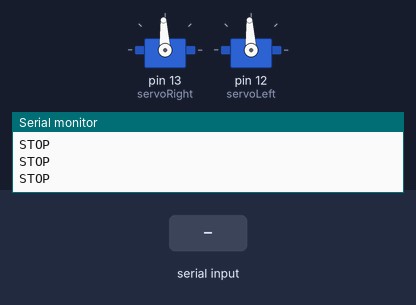
Bench run of a sketch on a simulated Arduino Uno, built with avr-gcc and run on an emulated ATmega328P. Shown: 2 × servo, the last lines printed to the serial monitor. The test bench sets the inputs (shaded band).

Above: at 1.2 s.
1.3 s: "w" received over Serial
At 2.1 s:
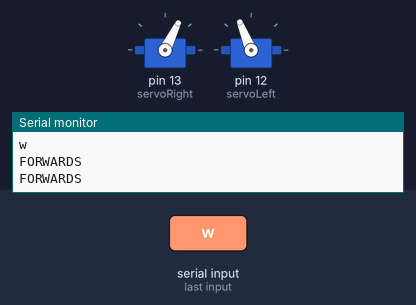
3.0 s: "a" received over Serial
At 3.3 s:
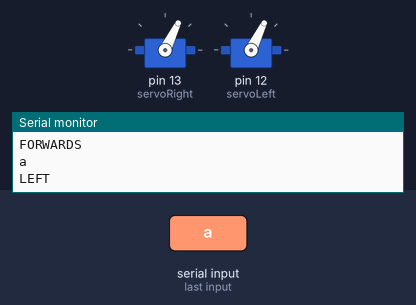
4.5 s: "s" received over Serial
At 5.6 s:
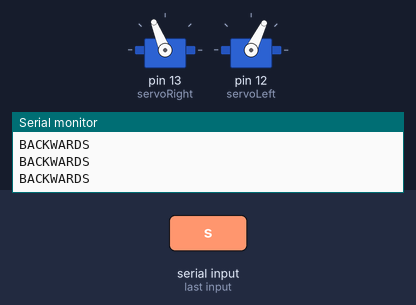
6.0 s: "d" received over Serial
At 6.8 s:
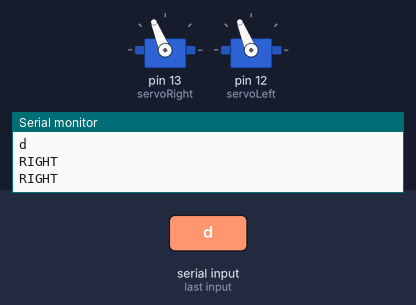
Timing chart, 0 to 8.5 s (numbered marks = the images above; inputs shaded):
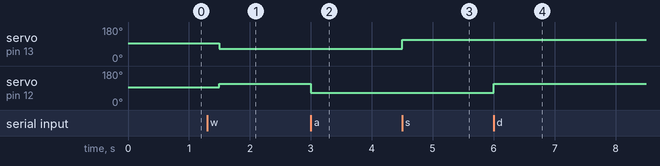

Measured:
- after the input at 1.3 s, servo on pin 13 (servoRight): 93° → 64° after 0.20 s; servo on pin 12 (servoLeft): 93° → 112° after 0.20 s
- after the input at 3.0 s, servo on pin 12 (servoLeft): 112° → 64° at once
- after the input at 4.5 s, servo on pin 13 (servoRight): 64° → 112° at once
- after the input at 6.0 s, servo on pin 12 (servoLeft): 64° → 112° at once

The sketch:

Computer_Robot_Control.ino
```cpp
#include <Servo.h>

Servo servoRight;
Servo servoLeft;

void setup() {
  Serial.begin(9600);
  servoRight.attach(13);
  servoLeft.attach(12);
}

// STATES: STOP, FORWARD, LEFT, RIGHT, BACKWARDS
// AKA     ANY,     W,      A,    D,        S
char currentState = 'X';
void loop() {
  if (Serial.available() > 0) {
    currentState = Serial.read();
    Serial.println(currentState);
  }
  if (currentState == 'w') { // forwards
    servoRight.writeMicroseconds(1200);
    servoLeft.writeMicroseconds(1700);
    Serial.println("FORWARDS");
  }
  else if (currentState == 'a') { // left
    servoRight.writeMicroseconds(1200);
    servoLeft.writeMicroseconds(1200);
    Serial.println("LEFT");
  }
  else if (currentState == 's') { // backwards
    servoRight.writeMicroseconds(1700);
    servoLeft.writeMicroseconds(1200);
    Serial.println("BACKWARDS");
  }
  else if (currentState == 'd') { // right
    servoRight.writeMicroseconds(1700);
    servoLeft.writeMicroseconds(1700);
    Serial.println("RIGHT");
  }
  else { // STOP
    servoRight.writeMicroseconds(1500);
    servoLeft.writeMicroseconds(1500);
    Serial.println("STOP");
  }
  delay(500);
}
```
